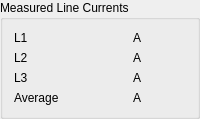
      <widget class="QGroupBox" name="groupBox_12">
       <property name="title">
        <string>Measured Line Currents</string>
       </property>
       <layout class="QGridLayout" name="gridLayout_4">
        <item row="1" column="0">
         <widget class="QLabel" name="label_18">
          <property name="text">
           <string>L2</string>
          </property>
         </widget>
        </item>
        <item row="1" column="1">
         <widget class="CompactEpc" name="compactepc_26">
          <property name="signal_path" stdset="0">
           <string>StatusLineCurrents;L2Current_measured</string>
          </property>
          <property name="label_override" stdset="0">
           <string>L2</string>
          </property>
          <property name="label_visible" stdset="0">
           <bool>false</bool>
          </property>
          <property name="units_visible" stdset="0">
           <bool>false</bool>
          </property>
         </widget>
        </item>
        <item row="3" column="0">
         <widget class="QLabel" name="label_20">
          <property name="text">
           <string>Average</string>
          </property>
         </widget>
        </item>
        <item row="2" column="1">
         <widget class="CompactEpc" name="compactepc_27">
          <property name="signal_path" stdset="0">
           <string>StatusLineCurrents;L3Current_measured</string>
          </property>
          <property name="label_override" stdset="0">
           <string>L3</string>
          </property>
          <property name="label_visible" stdset="0">
           <bool>false</bool>
          </property>
          <property name="units_visible" stdset="0">
           <bool>false</bool>
          </property>
         </widget>
        </item>
        <item row="0" column="1">
         <widget class="CompactEpc" name="compactepc_25">
          <property name="signal_path" stdset="0">
           <string>StatusLineCurrents;L1Current_measured</string>
          </property>
          <property name="label_override" stdset="0">
           <string>L1</string>
          </property>
          <property name="label_visible" stdset="0">
           <bool>false</bool>
          </property>
          <property name="units_visible" stdset="0">
           <bool>false</bool>
          </property>
         </widget>
        </item>
        <item row="3" column="1">
         <widget class="CompactEpc" name="compactepc_28">
          <property name="signal_path" stdset="0">
           <string>StatusAC;CurrentAC_measured</string>
          </property>
          <property name="label_override" stdset="0">
           <string>Average</string>
          </property>
          <property name="label_visible" stdset="0">
           <bool>false</bool>
          </property>
          <property name="units_visible" stdset="0">
           <bool>false</bool>
          </property>
         </widget>
        </item>
        <item row="0" column="0">
         <widget class="QLabel" name="label_17">
          <property name="text">
           <string>L1</string>
          </property>
         </widget>
        </item>
        <item row="2" column="0">
         <widget class="QLabel" name="label_19">
          <property name="text">
           <string>L3</string>
          </property>
         </widget>
        </item>
        <item row="3" column="2">
         <widget class="QLabel" name="label_21">
          <property name="text">
           <string>A</string>
          </property>
         </widget>
        </item>
        <item row="2" column="2">
         <widget class="QLabel" name="label_22">
          <property name="text">
           <string>A</string>
          </property>
         </widget>
        </item>
        <item row="1" column="2">
         <widget class="QLabel" name="label_23">
          <property name="text">
           <string>A</string>
          </property>
         </widget>
        </item>
        <item row="0" column="2">
         <widget class="QLabel" name="label_24">
          <property name="text">
           <string>A</string>
          </property>
         </widget>
        </item>
       </layout>
      </widget>
